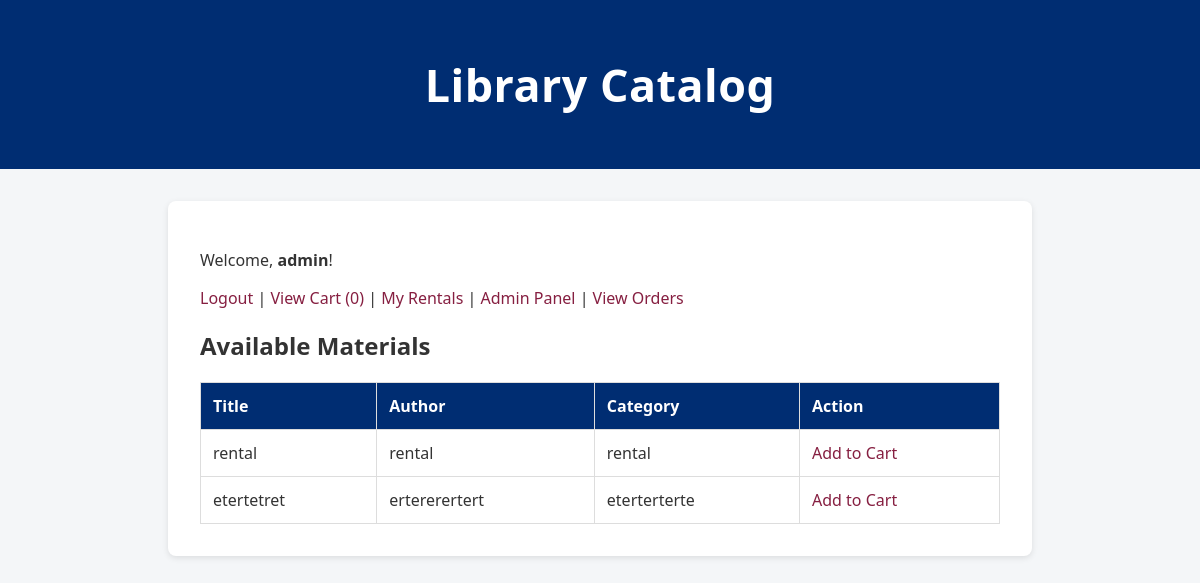
Screenshot of /catalog.php (signed in) with the database file from the repository.
### tables this page shows
CREATE TABLE `materials` (
  `id` int(11) NOT NULL,
  `title` varchar(255) NOT NULL,
  `author` varchar(255) DEFAULT NULL,
  `category` varchar(100) DEFAULT NULL,
  `available` tinyint(1) DEFAULT '1'
);

### public/lib/database_functions.php (called while the page is built, shortened)
<?php
function db_get_materials($conn, $availableOnly = false) {
    if ($availableOnly) {
        $sql = "SELECT * FROM materials WHERE available=1";
    } else {
        $sql = "SELECT * FROM materials";
    }
    $result = mysqli_query($conn, $sql);
    $materials = [];
    while ($row = mysqli_fetch_assoc($result)) {
        $materials[] = $row;
    }
    return [
        'success' => true,
        'data' => $materials,
        'message' => 'Materials retrieved successfully'
    ];
}
?>

### public/catalog.php (the view, shortened to what this page needs)
<?php
include 'config.php';
include 'lib/database_functions.php';
?>
<!doctype html>
<html>
<head>
  <link rel="stylesheet" href="css/style.css">
</head>
<body>
<header><h1>Library Catalog</h1></header>
<div class="container">
  <p>Welcome, <strong><?= htmlspecialchars($_SESSION['user']['username']) ?></strong>!</p>
<p>
  <a href="logout.php">Logout</a> |
  <a href="cart.php">View Cart (<?= count($_SESSION['cart']) ?>)</a> |
  <a href="my_rentals.php">My Rentals</a>
  <?php if ($_SESSION['user']['role'] == 'admin'): ?>
    | <a href="admin.php">Admin Panel</a>
    | <a href="admin_orders.php">View Orders</a>
  <?php endif; ?>
</p>
  <h2>Available Materials</h2>
  <table class="table">
    <tr>
      <th>Title</th>
      <th>Author</th>
      <th>Category</th>
      <th>Action</th>
    </tr>
    <?php
      $response = db_get_materials($conn, true);
      if ($response['success'] && !empty($response['data'])) {
        foreach ($response['data'] as $material) {
          echo "<tr>";
          echo "<td>" . htmlspecialchars($material['title']) . "</td>";
          echo "<td>" . htmlspecialchars($material['author']) . "</td>";
          echo "<td>" . htmlspecialchars($material['category']) . "</td>";
          echo "<td><a href='cart.php?action=add&id=" . intval($material['id']) . "'>Add to Cart</a></td>";
          echo "</tr>";
        }
      } else {
        echo "<tr><td colspan='4'>No materials available</td></tr>";
      }
    ?>
  </table>
</div>
</body>
</html>

### public/css/style.css (style rules this page uses)
:root { --primary-blue: #002D72; --primary-maroon: #861F41; --light-gray: #f4f6f8; --text-dark: #333; --text-light: #fff; }
body { font-family: 'Segoe UI', Arial, sans-serif; background: var(--light-gray); margin: 0; color: var(--text-dark); }
header { background: var(--primary-blue); color: var(--text-light); text-align: center; padding: 1.5rem; font-size: 1.4rem; font-weight: bold; letter-spacing: 0.5px; }
.container { max-width: 800px; margin: 2rem auto; background: #fff; padding: 2rem; border-radius: 8px; box-shadow: 0 2px 6px rgba(0,0,0,0.1); }
.table { width: 100%; border-collapse: collapse; margin-top: 1rem; }
.table th, .table td { border: 1px solid #ddd; padding: 0.75rem; }
.table th { background: var(--primary-blue); color: var(--text-light); text-align: left; }
a { color: var(--primary-maroon); text-decoration: none; font-weight: 500; }
p { margin-top: 1rem; }

### rows the page displays
materials: title "rental", author "rental", category "rental"
materials: title "etertetret", author "ertererertert", category "eterterterte"

### other values shown
$_SESSION['user']['username'] "admin"
count($_SESSION['cart']) "0"
